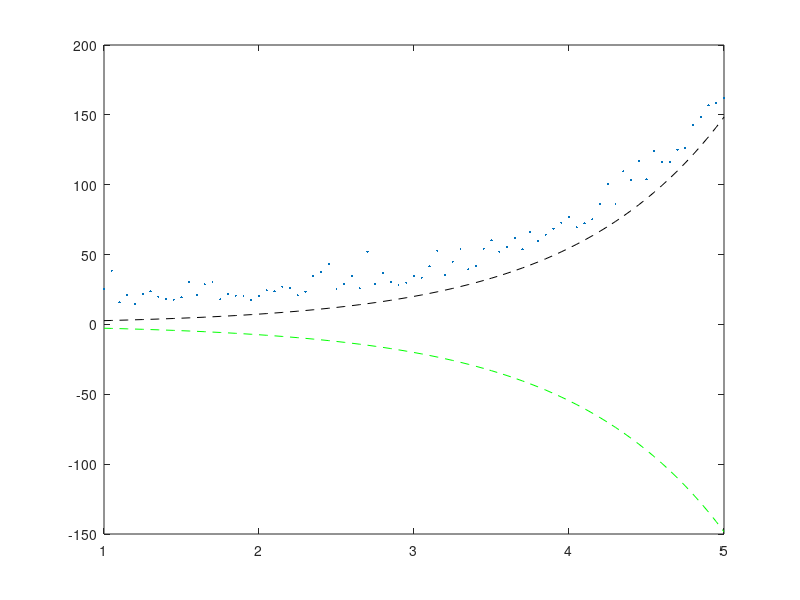

MATLAB code to generate this figure: (Note: this script raises an error after producing the figure.)
%% EXPONENTIALFUNKTION ANPASSEN
clear;close all;clc

%% Vorbereitungen
% Erstellen einer zufaelligen Zeitreihe. Dieser Schritt muss nicht zwingend
% verstanden werden!
x = (1:0.05:5)';
y = 10+exp(x)+abs(10*randn(length(x),1));

% Plot der Datenreihe in Punktdarstellung
plot(x,y,'LineStyle','None','Marker','.','Markersize',5)

%% Nicht-lineares Fitten
% MATLAB bietet mit den Funktionen inline und nlinfit (nonlinear fit)
% maechtige Routinen zur Anpassung von Funktionen an Messdaten.

% Im ersten Schritt wird die Form der Funktion angegeben, die man an
% die Messreihe anpassen will. Hierbei muss inline() die Form der Funktion
% als String mitgegeben werden. Ebenso mueseen die Funktionsvariable (t)
% und die Koeffizienten uebergeben werden  (a). Das Ergebnis wird in einer
% Variablen (f) gespeichert:
f=inline('a(1)+a(2)*exp(a(3)*t)','a','t');

% Im Anschluss wird die Funktion nlinfit verwendet um die Werte der
% Koeffizienten (a) zu bestimmen. Zuerst muessen die x- und y-Werte der
% Messdaten angegeben werden. Des Weiteren wird das im ersten Schritt
% erzeugte Ergebnis der inline-Funktion (f) verwendet. Zusaetzlich muss ein
% first-guess fuer die Koeffiziente (z.B. a(1)=0 a(2)=1 a(3)=1 => [0 1 1])
% in Vektorform angegeben werden. Dieser dient dazu, die Form der
% Funktion grob vorzudefinieren und muss selbst getroffen werden. Hierbei
% ist ein Blick auf die geplotteten Messdaten hilfreich.
% Zur Veranschaulichung des Einflusses des first-guess auf die Form der
% Funktio folgen ein Plot mit einem schlechten (gruen) und einem guten
% (schwarz) first-guess: 

hold on     % die Graphen werden in den bestehenden Plot gezeichnet

% Plot zweier first-guess gegen die x-Werte
b = [0 -1 1];   % schlechter first-guess
plot(x,b(1)+b(2)*exp(b(3)*x),'--g')

b = [0 1 1];    % guter first guess
plot(x,b(1)+b(2)*exp(b(3)*x),'--k')

% Der Fit fuer die Koeffizienten (bei gutem first-guess) wird in der
% Variablen k gespeichert:
k = nlinfit(x, y, f, [0 1 1]);

%% Plot der Exponentialfunktion mit den berechneten Koeffizienten (k).
% Die Berechnung der Funktionswerte kann explizit durch
% (k(1)+k(2)*exp(k(3)*x) vorgenommen werden oder durch einsetzen des
% Koeffizientenvektors (k) und der x-Werte der Messdaten (x) in die
% Variable f erfolgen (f(k,x)).
plot(x,f(k,x),'r')

% Erstellen einer Legende
legend('Daten','Schlechter first-guess','Guter first-guess','e-fit', ... 
    'Location','NorthWest')